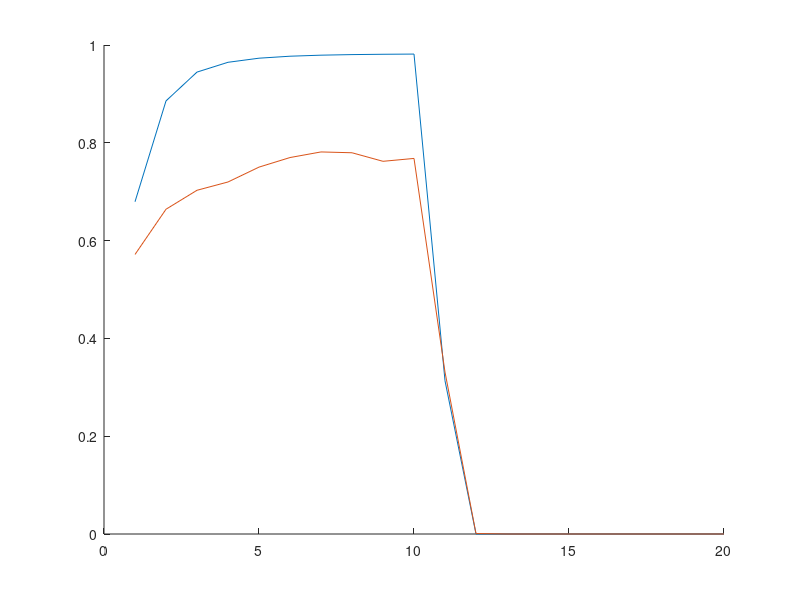

This figure's MATLAB source:
clear all
close all

sigma=4; %free response stregth parameter
w= 0.05; % free weighting parameter


demoted=8; % demoted option points

%promoted options during training
prom(1,:)=[17 1]; % partial reinforcement
prom(2,:)=[9 9]; %full reinforce

prom_ext = [1 1]; % promoted points during extinction

nTrialsPerBlock=10; % number of trials per block
j=1;
k=2;
run=1;

nTrainBlocks = 10;
nTestBlocks = 10;

nBlocks = nTrainBlocks + nTestBlocks;
nTrials = nBlocks * nTrialsPerBlock;

Partial_Prom = zeros(1,nBlocks);
Full_Prom = zeros(1,nBlocks);
nReps=1000;

for reps=1:nReps
t = 1;

for p=1:2; %1=partial 2=full either running partial or full

    counter=1;
    
    Q = zeros(2,1); % there are 2 options
    
    for block=1:nBlocks
        
        if block > nTrainBlocks
            curr_prom = prom_ext;
        else
            curr_prom = prom(p,:);
        end
        
        t_P = zeros(1,nTrialsPerBlock);
        
        for t=1:nTrialsPerBlock
            
            % v's need to be sampled--they are random
            v(1) = randsample(curr_prom,1);
            v(2) = demoted;
            
            t_P(t)=1/(1+exp(sigma*(Q(2)-Q(1)))); % probability of choosing j over
            
            % propenitity to choose options k and j on next trial
%             Q(j,t+1)=(1-w)*Q(j,t)+(w*v(j,t)); % if it was j that was observed
%             Q(k,t+1)=(1-w)*Q(k,t)+(w*v(k,t)); % if it was k that was observed

            % people see all outcomes
            Q = (1-w).*Q + w.*v';
            
        end
        
        if p==1
            Partial_Prom(reps,block) = mean(t_P);
        else
            Full_Prom(reps,block) = mean(t_P);
        end
    end

end
end
 hold on
 plot(mean(Full_Prom))
 plot(mean(Partial_Prom))
 hold off
% 


